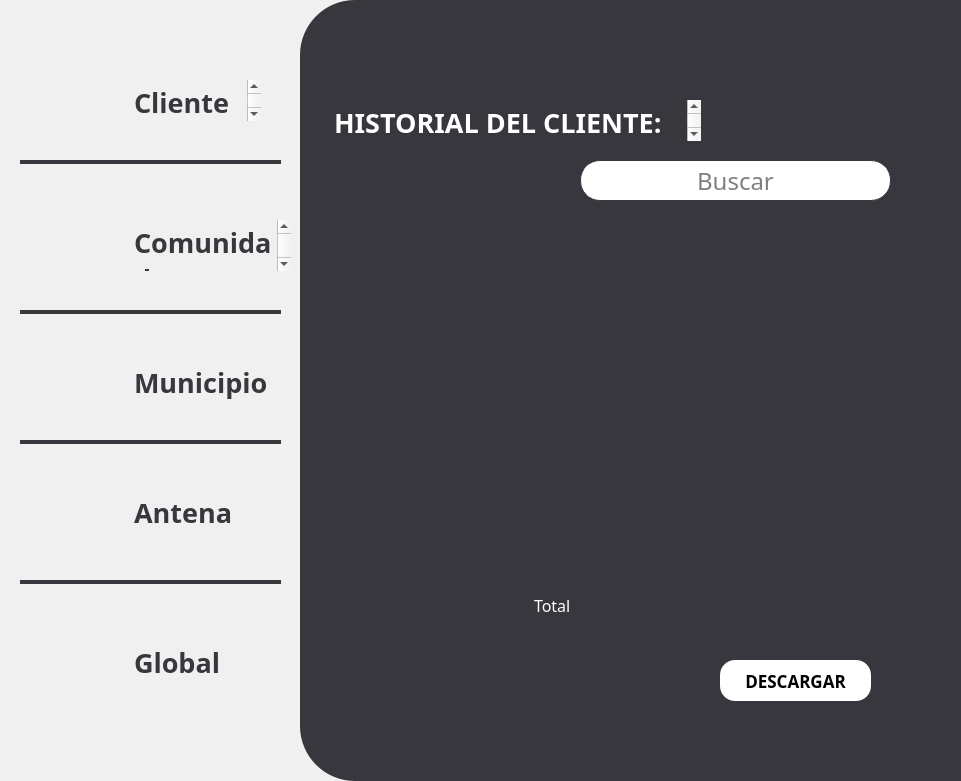
  <widget class="QFrame" name="frame_white">
   <property name="geometry">
    <rect>
     <x>340</x>
     <y>0</y>
     <width>961</width>
     <height>781</height>
    </rect>
   </property>
   <property name="styleSheet">
    <string notr="true">QFrame {
    border: none;       /* Color y grosor del borde */
    border-radius: 55px;          /* Radio de las esquinas */
    background-color: #f0f0f0;    /* Color de fondo */
    margin: 0px;                  /* Margen externo a 0 */
    padding: 0px;                 /* Espaciado interno a 0 */
}

</string>
   </property>
   <property name="frameShape">
    <enum>QFrame::StyledPanel</enum>
   </property>
   <property name="frameShadow">
    <enum>QFrame::Raised</enum>
   </property>
   <widget class="QFrame" name="frame_white_grey">
    <property name="geometry">
     <rect>
      <x>300</x>
      <y>0</y>
      <width>961</width>
      <height>781</height>
     </rect>
    </property>
    <property name="styleSheet">
     <string notr="true">QFrame {
    border: none;       /* Color y grosor del borde */
    border-radius: 55px;          /* Radio de las esquinas */
    background-color: #37373d;    /* Color de fondo */
    margin: 0px;                  /* Margen externo a 0 */
    padding: 0px;                 /* Espaciado interno a 0 */
}

</string>
    </property>
    <property name="frameShape">
     <enum>QFrame::StyledPanel</enum>
    </property>
    <property name="frameShadow">
     <enum>QFrame::Raised</enum>
    </property>
    <widget class="QTextBrowser" name="InfoPago">
     <property name="geometry">
      <rect>
       <x>30</x>
       <y>100</y>
       <width>371</width>
       <height>41</height>
      </rect>
     </property>
     <property name="sizePolicy">
      <sizepolicy hsizetype="Expanding" vsizetype="Expanding">
       <horstretch>0</horstretch>
       <verstretch>0</verstretch>
      </sizepolicy>
     </property>
     <property name="font">
      <font>
       <family>Montserrat</family>
      </font>
     </property>
     <property name="toolTipDuration">
      <number>-1</number>
     </property>
     <property name="autoFillBackground">
      <bool>false</bool>
     </property>
     <property name="styleSheet">
      <string notr="true">QTextBrowser {
    background: transparent;  /* Quitar el fondo */
	color:#FFFFFF;
    border: none;             /* Quitar el borde */
	margin: 0;                /* Eliminar márgenes */
}</string>
     </property>
     <property name="html">
      <string>&lt;!DOCTYPE HTML PUBLIC &quot;-//W3C//DTD HTML 4.0//EN&quot; &quot;http://www.w3.org/TR/REC-html40/strict.dtd&quot;&gt;
&lt;html&gt;&lt;head&gt;&lt;meta name=&quot;qrichtext&quot; content=&quot;1&quot; /&gt;&lt;style type=&quot;text/css&quot;&gt;
p, li { white-space: pre-wrap; }
&lt;/style&gt;&lt;/head&gt;&lt;body style=&quot; font-family:'Montserrat'; font-size:8.25pt; font-weight:400; font-style:normal;&quot;&gt;
&lt;p style=&quot; margin-top:0px; margin-bottom:0px; margin-left:0px; margin-right:0px; -qt-block-indent:0; text-indent:0px;&quot;&gt;&lt;span style=&quot; font-family:'MS Shell Dlg 2'; font-size:20pt; font-weight:600;&quot;&gt;HISTORIAL DEL CLIENTE:&lt;/span&gt;&lt;/p&gt;&lt;/body&gt;&lt;/html&gt;</string>
     </property>
    </widget>
    <widget class="QLineEdit" name="lineEdit">
     <property name="geometry">
      <rect>
       <x>280</x>
       <y>160</y>
       <width>311</width>
       <height>41</height>
      </rect>
     </property>
     <property name="font">
      <font>
       <family>Montserrat</family>
       <pointsize>18</pointsize>
      </font>
     </property>
     <property name="layoutDirection">
      <enum>Qt::LeftToRight</enum>
     </property>
     <property name="styleSheet">
      <string notr="true">QLineEdit{
	border: 1px solid  #37373d;
		background: #FFFFFF; 
		 border-radius: 20px; 
}</string>
     </property>
     <property name="inputMask">
      <string/>
     </property>
     <property name="alignment">
      <set>Qt::AlignCenter</set>
     </property>
     <property name="placeholderText">
      <string>Buscar</string>
     </property>
    </widget>
    <widget class="QTextBrowser" name="MontoText">
     <property name="geometry">
      <rect>
       <x>230</x>
       <y>590</y>
       <width>81</width>
       <height>41</height>
      </rect>
     </property>
     <property name="sizePolicy">
      <sizepolicy hsizetype="Expanding" vsizetype="Expanding">
       <horstretch>0</horstretch>
       <verstretch>0</verstretch>
      </sizepolicy>
     </property>
     <property name="font">
      <font>
       <family>Montserrat</family>
       <pointsize>5</pointsize>
      </font>
     </property>
     <property name="toolTipDuration">
      <number>-1</number>
     </property>
     <property name="autoFillBackground">
      <bool>false</bool>
     </property>
     <property name="styleSheet">
      <string notr="true">QTextBrowser {
    background: transparent;  /* Quitar el fondo */
	color:#FFFFFF;
    border: none;             /* Quitar el borde */
	margin: 0;                /* Eliminar márgenes */
}</string>
     </property>
     <property name="html">
      <string>&lt;!DOCTYPE HTML PUBLIC &quot;-//W3C//DTD HTML 4.0//EN&quot; &quot;http://www.w3.org/TR/REC-html40/strict.dtd&quot;&gt;
&lt;html&gt;&lt;head&gt;&lt;meta name=&quot;qrichtext&quot; content=&quot;1&quot; /&gt;&lt;style type=&quot;text/css&quot;&gt;
p, li { white-space: pre-wrap; }
&lt;/style&gt;&lt;/head&gt;&lt;body style=&quot; font-family:'Montserrat'; font-size:5pt; font-weight:400; font-style:normal;&quot;&gt;
&lt;p style=&quot; margin-top:0px; margin-bottom:0px; margin-left:0px; margin-right:0px; -qt-block-indent:0; text-indent:0px;&quot;&gt;&lt;span style=&quot; font-size:12pt;&quot;&gt;Total&lt;/span&gt;&lt;/p&gt;&lt;/body&gt;&lt;/html&gt;</string>
     </property>
    </widget>
    <widget class="QTextBrowser" name="Adeudo">
     <property name="geometry">
      <rect>
       <x>50</x>
       <y>570</y>
       <width>181</width>
       <height>41</height>
      </rect>
     </property>
     <property name="sizePolicy">
      <sizepolicy hsizetype="Expanding" vsizetype="Expanding">
       <horstretch>0</horstretch>
       <verstretch>0</verstretch>
      </sizepolicy>
     </property>
     <property name="font">
      <font>
       <family>Montserrat</family>
       <pointsize>5</pointsize>
      </font>
     </property>
     <property name="toolTipDuration">
      <number>-1</number>
     </property>
     <property name="autoFillBackground">
      <bool>false</bool>
     </property>
     <property name="styleSheet">
      <string notr="true">QTextBrowser {
    background: transparent;  /* Quitar el fondo */
	color:#FFFFFF;
    border: none;             /* Quitar el borde */
	margin: 0;                /* Eliminar márgenes */
}</string>
     </property>
     <property name="html">
      <string>&lt;!DOCTYPE HTML PUBLIC &quot;-//W3C//DTD HTML 4.0//EN&quot; &quot;http://www.w3.org/TR/REC-html40/strict.dtd&quot;&gt;
&lt;html&gt;&lt;head&gt;&lt;meta name=&quot;qrichtext&quot; content=&quot;1&quot; /&gt;&lt;style type=&quot;text/css&quot;&gt;
p, li { white-space: pre-wrap; }
&lt;/style&gt;&lt;/head&gt;&lt;body style=&quot; font-family:'Montserrat'; font-size:5pt; font-weight:400; font-style:normal;&quot;&gt;
&lt;p style=&quot;-qt-paragraph-type:empty; margin-top:0px; margin-bottom:0px; margin-left:0px; margin-right:0px; -qt-block-indent:0; text-indent:0px;&quot;&gt;&lt;br /&gt;&lt;/p&gt;&lt;/body&gt;&lt;/html&gt;</string>
     </property>
    </widget>
    <widget class="QPushButton" name="GuardarButton">
     <property name="geometry">
      <rect>
       <x>420</x>
       <y>660</y>
       <width>151</width>
       <height>41</height>
      </rect>
     </property>
     <property name="font">
      <font>
       <family>Montserrat</family>
       <pointsize>13</pointsize>
       <weight>75</weight>
       <bold>true</bold>
      </font>
     </property>
     <property name="styleSheet">
      <string notr="true">QPushButton{
		background: #FFFFFF; 
		 border-radius: 15px; 
}</string>
     </property>
     <property name="text">
      <string>DESCARGAR</string>
     </property>
    </widget>
    <widget class="QTableWidget" name="Table">
     <property name="geometry">
      <rect>
       <x>50</x>
       <y>210</y>
       <width>541</width>
       <height>341</height>
      </rect>
     </property>
     <property name="styleSheet">
      <string notr="true">QTableWidget {
    background-color: transparent;
    gridline-color: #37373d;
    font-size: 14px;
    font-family: Montserrat;
    }  

QTableWidget::item {
    background-color: #ffffff;
    color: #37373d;
    padding: 5px;
    }

    QHeaderView::section {
    background-color: transparent;
    color: #ffffff;
   padding: 5px;
    font-size: 14px;
    font-weight: bold;
    border-bottom: 1px solid #ffffff;
    border-right: 1px solid #ffffff;
    border-top: none;
    border-left: none;
}

QTableCornerButton::section {
    background-color: transparent;
    }</string>
     </property>
    </widget>
   </widget>
   <widget class="QLabel" name="cliente">
    <property name="geometry">
     <rect>
      <x>30</x>
      <y>60</y>
      <width>81</width>
      <height>81</height>
     </rect>
    </property>
    <property name="text">
     <string/>
    </property>
    <property name="pixmap">
     <pixmap>assets/Profile.png</pixmap>
    </property>
    <property name="scaledContents">
     <bool>true</bool>
    </property>
   </widget>
   <widget class="QLabel" name="comunidad">
    <property name="geometry">
     <rect>
      <x>20</x>
      <y>210</y>
      <width>91</width>
      <height>61</height>
     </rect>
    </property>
    <property name="text">
     <string/>
    </property>
    <property name="pixmap">
     <pixmap>assets/Comunidad.png</pixmap>
    </property>
    <property name="scaledContents">
     <bool>true</bool>
    </property>
   </widget>
   <widget class="QTextBrowser" name="ClienteText">
    <property name="geometry">
     <rect>
      <x>130</x>
      <y>80</y>
      <width>131</width>
      <height>41</height>
     </rect>
    </property>
    <property name="sizePolicy">
     <sizepolicy hsizetype="Expanding" vsizetype="Expanding">
      <horstretch>0</horstretch>
      <verstretch>0</verstretch>
     </sizepolicy>
    </property>
    <property name="font">
     <font>
      <family>Montserrat</family>
     </font>
    </property>
    <property name="toolTipDuration">
     <number>-1</number>
    </property>
    <property name="autoFillBackground">
     <bool>false</bool>
    </property>
    <property name="styleSheet">
     <string notr="true">QTextBrowser {
    background: transparent;  /* Quitar el fondo */
	color:#37373d;
    border: none;             /* Quitar el borde */
	margin: 0;                /* Eliminar márgenes */
}</string>
    </property>
    <property name="html">
     <string>&lt;!DOCTYPE HTML PUBLIC &quot;-//W3C//DTD HTML 4.0//EN&quot; &quot;http://www.w3.org/TR/REC-html40/strict.dtd&quot;&gt;
&lt;html&gt;&lt;head&gt;&lt;meta name=&quot;qrichtext&quot; content=&quot;1&quot; /&gt;&lt;style type=&quot;text/css&quot;&gt;
p, li { white-space: pre-wrap; }
&lt;/style&gt;&lt;/head&gt;&lt;body style=&quot; font-family:'Montserrat'; font-size:8.25pt; font-weight:400; font-style:normal;&quot;&gt;
&lt;p style=&quot; margin-top:0px; margin-bottom:0px; margin-left:0px; margin-right:0px; -qt-block-indent:0; text-indent:0px;&quot;&gt;&lt;span style=&quot; font-family:'MS Shell Dlg 2'; font-size:20pt; font-weight:600;&quot;&gt;Cliente&lt;/span&gt;&lt;/p&gt;&lt;/body&gt;&lt;/html&gt;</string>
    </property>
   </widget>
   <widget class="QTextBrowser" name="ComunidadText">
    <property name="geometry">
     <rect>
      <x>130</x>
      <y>220</y>
      <width>161</width>
      <height>51</height>
     </rect>
    </property>
    <property name="sizePolicy">
     <sizepolicy hsizetype="Expanding" vsizetype="Expanding">
      <horstretch>0</horstretch>
      <verstretch>0</verstretch>
     </sizepolicy>
    </property>
    <property name="font">
     <font>
      <family>Montserrat</family>
     </font>
    </property>
    <property name="toolTipDuration">
     <number>-1</number>
    </property>
    <property name="autoFillBackground">
     <bool>false</bool>
    </property>
    <property name="styleSheet">
     <string notr="true">QTextBrowser {
    background: transparent;  /* Quitar el fondo */
	color:#37373d;
    border: none;             /* Quitar el borde */
	margin: 0;                /* Eliminar márgenes */
}</string>
    </property>
    <property name="html">
     <string>&lt;!DOCTYPE HTML PUBLIC &quot;-//W3C//DTD HTML 4.0//EN&quot; &quot;http://www.w3.org/TR/REC-html40/strict.dtd&quot;&gt;
&lt;html&gt;&lt;head&gt;&lt;meta name=&quot;qrichtext&quot; content=&quot;1&quot; /&gt;&lt;style type=&quot;text/css&quot;&gt;
p, li { white-space: pre-wrap; }
&lt;/style&gt;&lt;/head&gt;&lt;body style=&quot; font-family:'Montserrat'; font-size:8.25pt; font-weight:400; font-style:normal;&quot;&gt;
&lt;p style=&quot; margin-top:0px; margin-bottom:0px; margin-left:0px; margin-right:0px; -qt-block-indent:0; text-indent:0px;&quot;&gt;&lt;span style=&quot; font-family:'MS Shell Dlg 2'; font-size:20pt; font-weight:600;&quot;&gt;Comunidad&lt;/span&gt;&lt;/p&gt;&lt;/body&gt;&lt;/html&gt;</string>
    </property>
   </widget>
   <widget class="QFrame" name="frame_10">
    <property name="geometry">
     <rect>
      <x>20</x>
      <y>160</y>
      <width>261</width>
      <height>4</height>
     </rect>
    </property>
    <property name="styleSheet">
     <string notr="true">QFrame {
    border: none;       /* Color y grosor del borde */
    background-color: #37373d;    /* Color de fondo */
}

</string>
    </property>
    <property name="frameShape">
     <enum>QFrame::StyledPanel</enum>
    </property>
    <property name="frameShadow">
     <enum>QFrame::Raised</enum>
    </property>
   </widget>
   <widget class="QFrame" name="frame_11">
    <property name="geometry">
     <rect>
      <x>20</x>
      <y>310</y>
      <width>261</width>
      <height>4</height>
     </rect>
    </property>
    <property name="styleSheet">
     <string notr="true">QFrame {
    border: none;       /* Color y grosor del borde */
    background-color: #37373d;    /* Color de fondo */
}

</string>
    </property>
    <property name="frameShape">
     <enum>QFrame::StyledPanel</enum>
    </property>
    <property name="frameShadow">
     <enum>QFrame::Raised</enum>
    </property>
   </widget>
   <widget class="QLabel" name="municipio">
    <property name="geometry">
     <rect>
      <x>40</x>
      <y>340</y>
      <width>71</width>
      <height>81</height>
     </rect>
    </property>
    <property name="text">
     <string/>
    </property>
    <property name="pixmap">
     <pixmap>assets/Municipio.png</pixmap>
    </property>
    <property name="scaledContents">
     <bool>true</bool>
    </property>
   </widget>
   <widget class="QFrame" name="frame_12">
    <property name="geometry">
     <rect>
      <x>20</x>
      <y>440</y>
      <width>261</width>
      <height>4</height>
     </rect>
    </property>
    <property name="styleSheet">
     <string notr="true">QFrame {
    border: none;       /* Color y grosor del borde */
    background-color: #37373d;    /* Color de fondo */
}

</string>
    </property>
    <property name="frameShape">
     <enum>QFrame::StyledPanel</enum>
    </property>
    <property name="frameShadow">
     <enum>QFrame::Raised</enum>
    </property>
   </widget>
   <widget class="QTextBrowser" name="MunicipioText">
    <property name="geometry">
     <rect>
      <x>130</x>
      <y>360</y>
      <width>161</width>
      <height>51</height>
     </rect>
    </property>
    <property name="sizePolicy">
     <sizepolicy hsizetype="Expanding" vsizetype="Expanding">
      <horstretch>0</horstretch>
      <verstretch>0</verstretch>
     </sizepolicy>
    </property>
    <property name="font">
     <font>
      <family>Montserrat</family>
     </font>
    </property>
    <property name="toolTipDuration">
     <number>-1</number>
    </property>
    <property name="autoFillBackground">
     <bool>false</bool>
    </property>
    <property name="styleSheet">
     <string notr="true">QTextBrowser {
    background: transparent;  /* Quitar el fondo */
	color:#37373d;
    border: none;             /* Quitar el borde */
	margin: 0;                /* Eliminar márgenes */
}</string>
    </property>
    <property name="html">
     <string>&lt;!DOCTYPE HTML PUBLIC &quot;-//W3C//DTD HTML 4.0//EN&quot; &quot;http://www.w3.org/TR/REC-html40/strict.dtd&quot;&gt;
&lt;html&gt;&lt;head&gt;&lt;meta name=&quot;qrichtext&quot; content=&quot;1&quot; /&gt;&lt;style type=&quot;text/css&quot;&gt;
p, li { white-space: pre-wrap; }
&lt;/style&gt;&lt;/head&gt;&lt;body style=&quot; font-family:'Montserrat'; font-size:8.25pt; font-weight:400; font-style:normal;&quot;&gt;
&lt;p style=&quot; margin-top:0px; margin-bottom:0px; margin-left:0px; margin-right:0px; -qt-block-indent:0; text-indent:0px;&quot;&gt;&lt;span style=&quot; font-family:'MS Shell Dlg 2'; font-size:20pt; font-weight:600;&quot;&gt;Municipio&lt;/span&gt;&lt;/p&gt;&lt;/body&gt;&lt;/html&gt;</string>
    </property>
   </widget>
   <widget class="QTextBrowser" name="AntenaText">
    <property name="geometry">
     <rect>
      <x>130</x>
      <y>490</y>
      <width>161</width>
      <height>51</height>
     </rect>
    </property>
    <property name="sizePolicy">
     <sizepolicy hsizetype="Expanding" vsizetype="Expanding">
      <horstretch>0</horstretch>
      <verstretch>0</verstretch>
     </sizepolicy>
    </property>
    <property name="font">
     <font>
      <family>Montserrat</family>
     </font>
    </property>
    <property name="toolTipDuration">
     <number>-1</number>
    </property>
    <property name="autoFillBackground">
     <bool>false</bool>
    </property>
    <property name="styleSheet">
     <string notr="true">QTextBrowser {
    background: transparent;  /* Quitar el fondo */
	color:#37373d;
    border: none;             /* Quitar el borde */
	margin: 0;                /* Eliminar márgenes */
}</string>
    </property>
    <property name="html">
     <string>&lt;!DOCTYPE HTML PUBLIC &quot;-//W3C//DTD HTML 4.0//EN&quot; &quot;http://www.w3.org/TR/REC-html40/strict.dtd&quot;&gt;
&lt;html&gt;&lt;head&gt;&lt;meta name=&quot;qrichtext&quot; content=&quot;1&quot; /&gt;&lt;style type=&quot;text/css&quot;&gt;
p, li { white-space: pre-wrap; }
&lt;/style&gt;&lt;/head&gt;&lt;body style=&quot; font-family:'Montserrat'; font-size:8.25pt; font-weight:400; font-style:normal;&quot;&gt;
&lt;p style=&quot; margin-top:0px; margin-bottom:0px; margin-left:0px; margin-right:0px; -qt-block-indent:0; text-indent:0px;&quot;&gt;&lt;span style=&quot; font-family:'MS Shell Dlg 2'; font-size:20pt; font-weight:600;&quot;&gt;Antena&lt;/span&gt;&lt;/p&gt;&lt;/body&gt;&lt;/html&gt;</string>
    </property>
   </widget>
   <widget class="QLabel" name="antena">
    <property name="geometry">
     <rect>
      <x>30</x>
      <y>470</y>
      <width>81</width>
      <height>81</height>
     </rect>
    </property>
    <property name="text">
     <string/>
    </property>
    <property name="pixmap">
     <pixmap>assets/Antena.png</pixmap>
    </property>
    <property name="scaledContents">
     <bool>true</bool>
    </property>
   </widget>
   <widget class="QFrame" name="frame_13">
    <property name="geometry">
     <rect>
      <x>20</x>
      <y>580</y>
      <width>261</width>
      <height>4</height>
     </rect>
    </property>
    <property name="styleSheet">
     <string notr="true">QFrame {
    border: none;       /* Color y grosor del borde */
    background-color: #37373d;    /* Color de fondo */
}

</string>
    </property>
    <property name="frameShape">
     <enum>QFrame::StyledPanel</enum>
    </property>
    <property name="frameShadow">
     <enum>QFrame::Raised</enum>
    </property>
   </widget>
   <widget class="QLabel" name="globalimg">
    <property name="geometry">
     <rect>
      <x>30</x>
      <y>620</y>
      <width>81</width>
      <height>81</height>
     </rect>
    </property>
    <property name="text">
     <string/>
    </property>
    <property name="pixmap">
     <pixmap>assets/Global.png</pixmap>
    </property>
    <property name="scaledContents">
     <bool>true</bool>
    </property>
   </widget>
   <widget class="QTextBrowser" name="globaltext">
    <property name="geometry">
     <rect>
      <x>130</x>
      <y>640</y>
      <width>161</width>
      <height>51</height>
     </rect>
    </property>
    <property name="sizePolicy">
     <sizepolicy hsizetype="Expanding" vsizetype="Expanding">
      <horstretch>0</horstretch>
      <verstretch>0</verstretch>
     </sizepolicy>
    </property>
    <property name="font">
     <font>
      <family>Montserrat</family>
     </font>
    </property>
    <property name="toolTipDuration">
     <number>-1</number>
    </property>
    <property name="autoFillBackground">
     <bool>false</bool>
    </property>
    <property name="styleSheet">
     <string notr="true">QTextBrowser {
    background: transparent;  /* Quitar el fondo */
	color:#37373d;
    border: none;             /* Quitar el borde */
	margin: 0;                /* Eliminar márgenes */
}</string>
    </property>
    <property name="html">
     <string>&lt;!DOCTYPE HTML PUBLIC &quot;-//W3C//DTD HTML 4.0//EN&quot; &quot;http://www.w3.org/TR/REC-html40/strict.dtd&quot;&gt;
&lt;html&gt;&lt;head&gt;&lt;meta name=&quot;qrichtext&quot; content=&quot;1&quot; /&gt;&lt;style type=&quot;text/css&quot;&gt;
p, li { white-space: pre-wrap; }
&lt;/style&gt;&lt;/head&gt;&lt;body style=&quot; font-family:'Montserrat'; font-size:8.25pt; font-weight:400; font-style:normal;&quot;&gt;
&lt;p style=&quot; margin-top:0px; margin-bottom:0px; margin-left:0px; margin-right:0px; -qt-block-indent:0; text-indent:0px;&quot;&gt;&lt;span style=&quot; font-family:'MS Shell Dlg 2'; font-size:20pt; font-weight:600;&quot;&gt;Global&lt;/span&gt;&lt;/p&gt;&lt;/body&gt;&lt;/html&gt;</string>
    </property>
   </widget>
  </widget>
